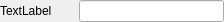
<?xml version="1.0" encoding="UTF-8"?>
<ui version="4.0">
 <class>UIString</class>
 <widget class="QWidget" name="UIString">
  <property name="geometry">
   <rect>
    <x>0</x>
    <y>0</y>
    <width>224</width>
    <height>21</height>
   </rect>
  </property>
  <property name="windowTitle">
   <string>Form</string>
  </property>
  <layout class="QHBoxLayout" name="horizontalLayout" stretch="1,2">
   <property name="leftMargin">
    <number>0</number>
   </property>
   <property name="topMargin">
    <number>0</number>
   </property>
   <property name="rightMargin">
    <number>0</number>
   </property>
   <property name="bottomMargin">
    <number>0</number>
   </property>
   <item>
    <widget class="QLabel" name="label">
     <property name="minimumSize">
      <size>
       <width>72</width>
       <height>0</height>
      </size>
     </property>
     <property name="text">
      <string>TextLabel</string>
     </property>
    </widget>
   </item>
   <item>
    <widget class="QLineEdit" name="lineEdit">
     <property name="minimumSize">
      <size>
       <width>144</width>
       <height>0</height>
      </size>
     </property>
    </widget>
   </item>
  </layout>
 </widget>
 <resources/>
 <connections/>
</ui>
